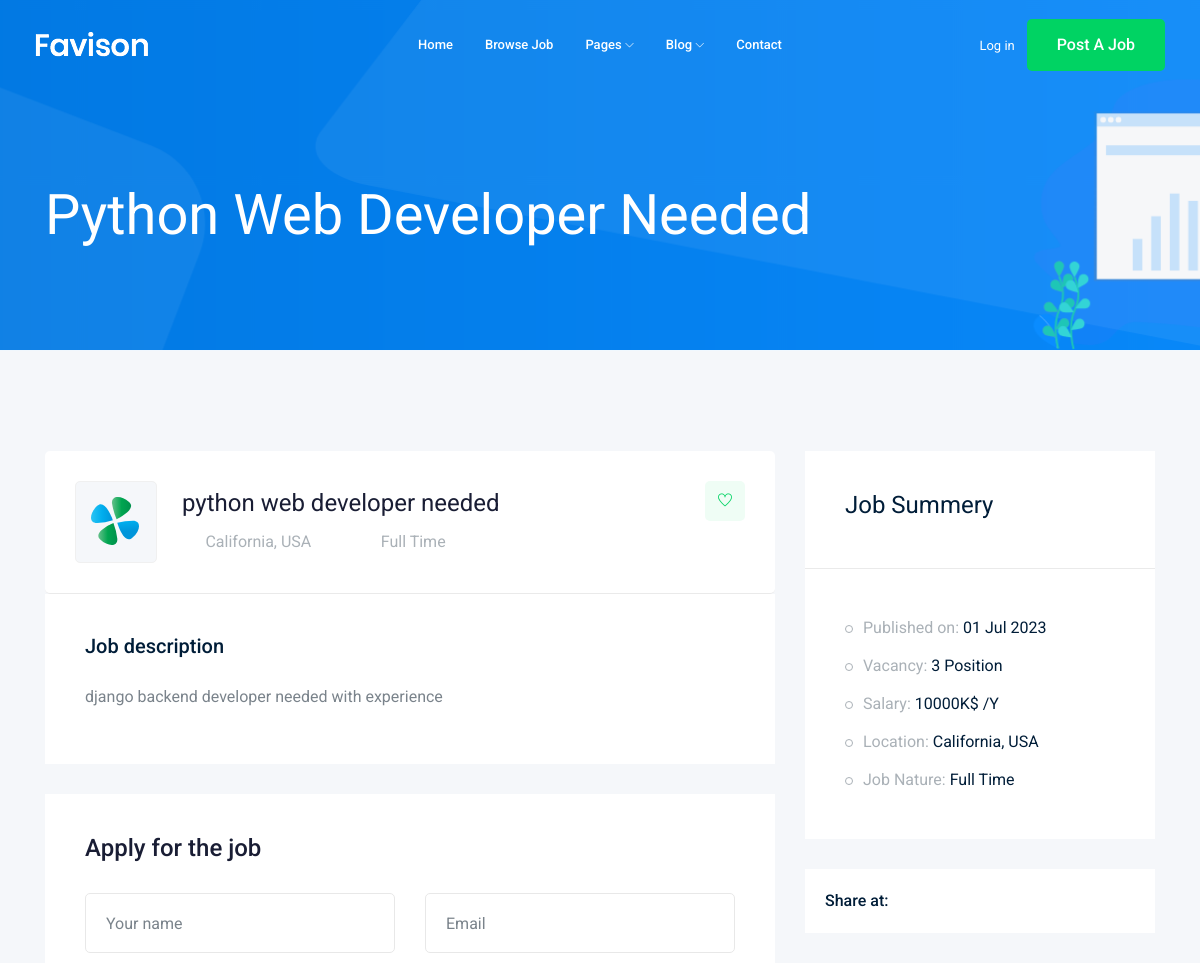
The page /jobs/1 (upper part) on the database as committed earlier.
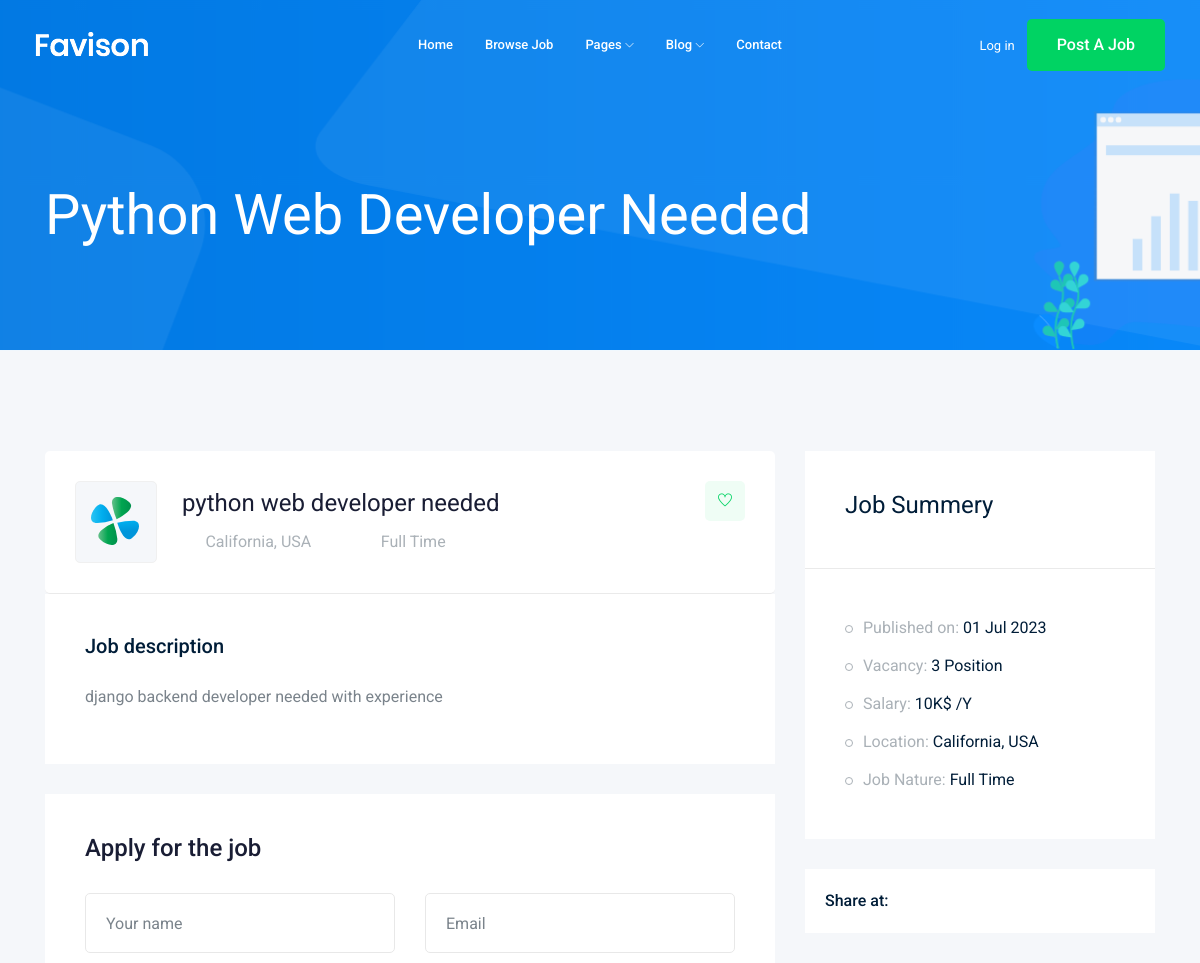
The same page on the database as committed later.
### job/models.py (models this page shows, shortened)
class Job(models.Model):    #table
    title = models.CharField(max_length = 100)  #column 1
    job_type = models.CharField(max_length = 15 , choices = JOB_TYPE)   #column 3
    description = models.TextField(max_length = 1000)
    time_published = models.DateTimeField(auto_now=True)
    vacancy = models.IntegerField(default = 1)
    salary = models.IntegerField(default = 0)
    category = models.ForeignKey('Category', on_delete = models.CASCADE)
    experience = models.IntegerField(default=1)
    image = models.ImageField(upload_to = image_upload)
    slug = models.SlugField(blank = True , null = True)

### job/views.py (the view)
# urls.py: path('<int:id>', views.job_details , name = 'job_detail'),
def job_details(request , id):
    job_detail = Job.objects.get(id = id)
    context = {'job' : job_detail}
    return render(request , 'job/job_details.html' , context)

### job/templates/job/job_details.html (shortened to what the changed rows need)
{% extends 'base.html' %}
{% block body %}
    <div class="bradcam_area bradcam_bg_1">
        <div class="container">
            <div class="row">
                <div class="col-xl-12">
                    <div class="bradcam_text">
                        <h3>{{job.title}}</h3>
                    </div>
                </div>
            </div>
        </div>
    </div>
    <div class="job_details_area">
        <div class="container">
            <div class="row">
                <div class="col-lg-8">
                    <div class="job_details_header">
                        <div class="single_jobs white-bg d-flex justify-content-between">
                            <div class="jobs_left d-flex align-items-center">
                                <div class="jobs_conetent">
                                    <a href="#"><h4>{{job.title}}</h4></a>
                                    <div class="links_locat d-flex align-items-center">
                                        <div class="location">
                                            <p> <i class="fa fa-clock-o"></i>{{job.job_type}}</p>
                                        </div>
                                    </div>
                                </div>
                            </div>
                        </div>
                    </div>
                    <div class="descript_wrap white-bg">
                        <div class="single_wrap">
                            <h4>Job description</h4>
                            <p>{{job.description}}</p>
                        </div>
                    </div>
                </div>
                <div class="col-lg-4">
                    <div class="job_sumary">
                        <div class="job_content">
                            <ul>
                                <li>Published on: <span>{{job.time_published|date:'d M o'}}</span></li>
                                <li>Vacancy: <span>{{job.vacancy}} Position</span></li>
                                <li>Salary: <span>{{job.salary}}K$ /Y</span></li>
                                <li>Job Nature: <span>{{job.job_type}}</span></li>
                            </ul>
                        </div>
                    </div>
                </div>
            </div>
        </div>
    </div>
    {% endblock body %}

Rows that differ between the two databases and show on the page:
changed Job "Python Web Developer Needed": salary "10000" → "10"
